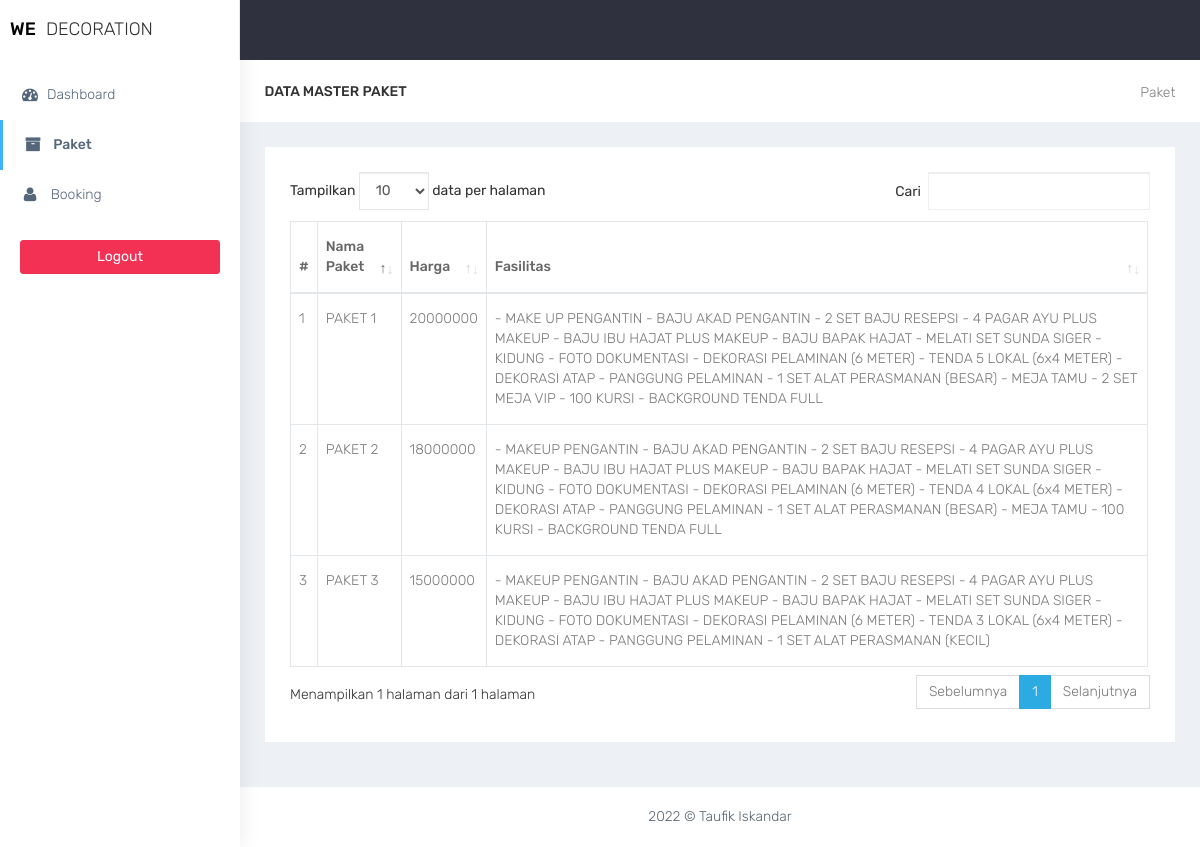
The app's page /member/paket.php with its own data.
### tables this page shows
CREATE TABLE `paket` (
  `id_paket` int(11) NOT NULL,
  `nama_paket` varchar(50) NOT NULL,
  `harga` int(12) NOT NULL,
  `fasilitas` text NOT NULL
);

### member/functions.php (called while the page is built, shortened)
<?php
function getdata($conn,$query){
    $data = mysqli_query($conn,$query);
    if (mysqli_num_rows($data) > 0) {
        while($row = mysqli_fetch_assoc($data)){
            $hasil[] = $row;
        }
        return $hasil;
    }
}
?>

### member/paket.php (the view)
<?php
    $title = 'Paket';
    require 'functions.php';
    require'../layout/layout_header.php';
    $query = 'SELECT paket.nama_paket ,paket.* FROM paket';
    $data = getdata($conn,$query);
?>
<div class="container-fluid">
    <div class="row bg-title">
        <div class="col-lg-3 col-md-4 col-sm-4 col-xs-12">
            <h4 class="page-title">Data Master <?= $title ?></h4> </div>
            <div class="col-lg-9 col-sm-8 col-md-8 col-xs-12">
                <ol class="breadcrumb">
                    <li><a href="#">Paket</a></li>
                </ol>
            </div>
        </div>
        <div class="row">
            <div class="col-md-12 col-lg-12 col-sm-12 col-xs-12">
                <div class="white-box">
                    <div class="table-responsive">
                        <table class="table table-bordered thead-dark" id="table">
                            <thead class="thead-dark">
                                <tr>
                                    <th>#</th>
                                    <th>Nama Paket</th>
                                    <th>Harga</th>
                                    <th>Fasilitas</th>
                                </tr>
                            </thead>
                            <tbody>
                                <?php foreach($data as $paket): ?>
                                    <tr>
                                        <td></td>
                                        <td><?= $paket['nama_paket'] ?></td>
                                        <td><?= $paket['harga'] ?></td>
                                        <td><?= $paket['fasilitas'] ?></td>
                                  </tr>
                              <?php endforeach; ?>
                          </tbody>
                      </table>
                  </div>
              </div>
          </div>
      </div>
  </div>
  <?php
  require'../layout/layout_footer.php';
  ?>

### assets/css/colors/default.css (style rules this page uses)
body { background: #fff; }

### records on screen
paket: nama_paket "PAKET 1", harga "20000000", fasilitas "- MAKE UP PENGANTIN - BAJU AKAD PENGANTIN - 2 SET BAJU RESEPSI - 4 PAGAR AYU PLUS MAKEUP - BAJU IBU HAJAT PLUS MAKEUP - BAJU BAPAK HAJAT - MELATI SET SUNDA SIGER - KIDUNG - FOTO DOKUMENTASI - DEKORASI PELAMINAN (6 METER) - TENDA 5 LOKAL (6x4 METER) - DEKORASI ATAP - PANGGUNG PELAMINAN - 1 SET ALAT PERASMANAN (BESAR) - MEJA TAMU - 2 SET MEJA VIP - 100 KURSI - BACKGROUND TENDA FULL"
paket: nama_paket "PAKET 2", harga "18000000", fasilitas "- MAKEUP PENGANTIN - BAJU AKAD PENGANTIN - 2 SET BAJU RESEPSI - 4 PAGAR AYU PLUS MAKEUP - BAJU IBU HAJAT PLUS MAKEUP - BAJU BAPAK HAJAT - MELATI SET SUNDA SIGER - KIDUNG - FOTO DOKUMENTASI - DEKORASI PELAMINAN (6 METER) - TENDA 4 LOKAL (6x4 METER) - DEKORASI ATAP - PANGGUNG PELAMINAN - 1 SET ALAT PERASMANAN (BESAR) - MEJA TAMU - 100 KURSI - BACKGROUND TENDA FULL"
paket: nama_paket "PAKET 3", harga "15000000", fasilitas "- MAKEUP PENGANTIN - BAJU AKAD PENGANTIN - 2 SET BAJU RESEPSI - 4 PAGAR AYU PLUS MAKEUP - BAJU IBU HAJAT PLUS MAKEUP - BAJU BAPAK HAJAT - MELATI SET SUNDA SIGER - KIDUNG - FOTO DOKUMENTASI - DEKORASI PELAMINAN (6 METER) - TENDA 3 LOKAL (6x4 METER) - DEKORASI ATAP - PANGGUNG PELAMINAN - 1 SET ALAT PERASMANAN (KECIL)"

### other values on screen
$title "PAKET"
